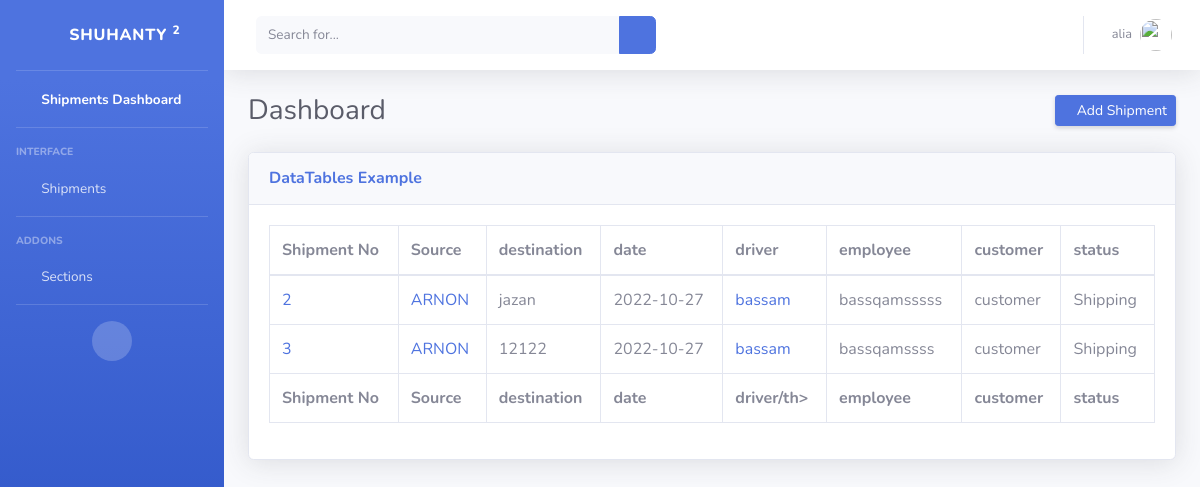
Page /shipments/ (signed in) on the earlier database version.
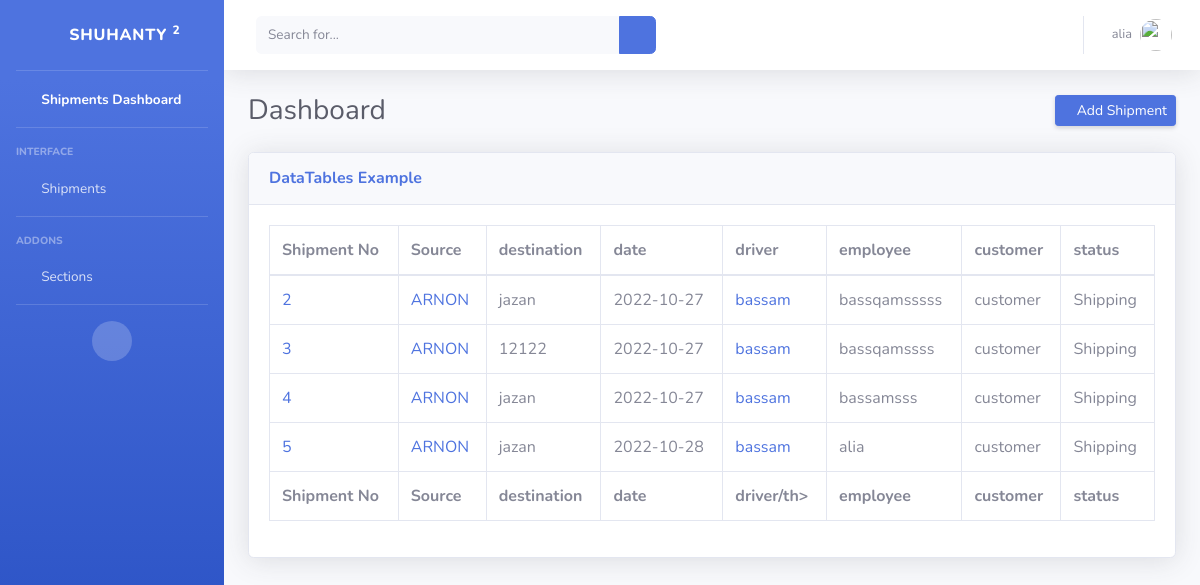
Same page on the later database version.
### shipments/models.py (models this page shows, shortened)
class ShipmentModel(models.Model):
    Shipment_id = models.BigAutoField(primary_key=True)
    driver = models.ForeignKey(DriverModel, on_delete=models.CASCADE)
    company = models.ForeignKey(CompanyModel, on_delete=models.CASCADE, null=True)
    destination =  models.CharField(max_length=225,  help_text=' الوجهة')
    source =  models.CharField(max_length=225,  default='' , help_text=' المصدر')
    amount =  models.CharField(max_length=225,  help_text=' الاجرة')
    employee =  models.ForeignKey(User, on_delete=models.CASCADE)
    date = models.DateTimeField(default=timezone.now)
    updated_at = models.DateTimeField(auto_now=True)
    delivery_number = models.IntegerField()
    SHIPPING = 'Shipping'
    DELIVERY = 'Delivery'
    PAYTRIP = 'Pay_trip'
    shipment_status =[
        (SHIPPING, 'Shipping'),
        (DELIVERY,'Delivery'),
        (PAYTRIP,'Pay Trip'),
    ]
    status = models.CharField(max_length=10, default=SHIPPING, help_text='حالة الشحنة')

### companies/models.py (models this page shows, shortened)
class CompanyModel(models.Model):
    company_name = models.CharField(max_length=225,  help_text='اسم الشركة')
    company_id = models.BigAutoField(primary_key=True)
    company_city = models.CharField(max_length=225,  default='Dammam',help_text='مقر الشركة')
    charging_area = models.CharField( max_length=225, default='Jeddah', help_text='منطقة الشحن ')

### drivers/models.py (models this page shows, shortened)
class DriverModel(models.Model):
    driver_id = models.BigAutoField(primary_key=True)
    driver_name = models.CharField(max_length=225,  help_text='اسم السائق')
    Saudi_Arabia = 'Saudi'
    YEMEN = 'Yemeni'
    Syria = 'Syrian'
    Egypt = 'Egypt'
    Afghanistan = 'Afghanistan'
    Pakistan = 'Pakistani'
    Jordan = 'Jordanian'
    India = 'Indian'
    Other = 'other'
    countrys = [
        (Saudi_Arabia, 'Saudi'),
        (YEMEN, 'Yemeni'),
        (Syria, 'Syrian'),
        (Egypt, 'Egypt'),
        (Afghanistan, 'Afghanistan'),
        (Pakistan, 'Pakistani'),
        (Jordan, 'Jordanian'),
        (India, 'Indian'),
        (Other, 'other')
    ]
    driver_nationality = models.CharField(
        max_length=20, choices=countrys, default=Other,  help_text='جنسية السائق')
    driver_phone_number = models.CharField(
        max_length=16, help_text='رقم هاتف السائق ')
    Identification_Number = models.CharField(
        max_length=10,  help_text='رقم الهوية/الاقامة')
    truck_plate_number = models.CharField(
        max_length=8,  help_text='رقم لوحة الشاحنة')
    Truck_Reefers = 'Truck_Reefers'
    Truck_Flatbed  = 'Truck_Flatbed'
    Truck_high_sides = 'Truck_high_sides'
    Truck_Curtainsider = 'Truck_Curtainsider'
    lory_Flatbed= 'lory_Flatbed'
    lory_Reefers= 'lory_Reefers'
    dinah_Flatbed= 'dinah_Flatbed'
    dinah_Reefers= 'dinah_Reefers'
    Vehicle = [
        (Truck_Reefers, 'Truck_Reefers'),
        (Truck_Flatbed, 'Truck_Flatbed'),
        (Truck_high_sides, 'Truck_high_sides'),
        (Truck_Curtainsider, 'Truck_Curtainsider'),
        (lory_Flatbed, 'lory_Flatbed'),
        (lory_Reefers, 'lory_Reefers'),
        (dinah_Flatbed, 'dinah_Flatbed'),
        (dinah_Reefers, 'dinah_Reefers'),
    ]
    Vehicle_Type = models.CharField( choices=Vehicle, default=Truck_Flatbed,
        max_length=30, help_text='نوع السيارة(سطحة - جوانب) ....')
    Sequence_Number = models.CharField(
        max_length=30, help_text='الرقم التسلسلي من الاستمارة')
    Owner_car_id_number = models.CharField(
        max_length=10,  help_text='رقم هوية مالك السيارة')
    Identification_photo = models.ImageField(
        upload_to='driver/', null=True, help_text='صورة الهوية/الاقامة ')

### shipments/views.py (the view)
# urls.py: path('shipments/',shipments_list, name='shipments_list' ),
def shipments_list(request):
    shipments = ShipmentModel.objects.all()
    context = {
        'shipments':shipments,
    }
    return render(request, 'shipments/shipments-list.html',context)

### Shuhnaty/templates/shipments/shipments-list.html
{% extends 'base.html' %}
{% block item %}
<div class="d-sm-flex align-items-center justify-content-between mb-4">
    <h1 class="h3 mb-0 text-gray-800">Dashboard</h1>
    <a href="{% url 'shipments_add'%}" class="d-none d-sm-inline-block btn btn-sm btn-primary shadow-sm"><i class="fas fa-download fa-sm text-white-50"></i> Add Shipment </a>
</div>
{% endblock %}
{% block content %}
<div class="card shadow mb-4">
    <div class="card-header py-3">
        <h6 class="m-0 font-weight-bold text-primary">DataTables Example</h6>
    </div>
    <div class="card-body">
        <div class="table-responsive">
            <table class="table table-bordered" id="dataTable" width="100%" cellspacing="0">
                <thead>
                    <tr>
                        <th>Shipment No </th>
                        <th>Source</th>
                        <th>destination</th>
                        <th>date</th>
                        <th>driver</th>
                        <th>employee</th>
                        <th>customer</th>
                        <th>status</th>
                    </tr>
                </thead>
                <tfoot>
                    <tr>
                        <th>Shipment No </th>
                        <th>Source</th>
                        <th>destination</th>
                        <th>date</th>
                        <th>driver/th>
                        <th>employee</th>
                        <th>customer</th>
                        <th>status</th>
                    </tr>
                </tfoot>
                <tbody>
                    {% for shipmen in shipments %}
                    <tr>
                        <td>
                            <a href="{% url 'shipments_details' pk=shipmen.Shipment_id %}">{{ shipmen.Shipment_id }}</a>
                        </td>
                        <td>
                            <a href="{% url 'company_details' shipmen.company.pk %}">{{ shipmen.company.company_name }}</a>
                        </td>
                        <td>{{ shipmen.destination }}</td>
                        <td>{{ shipmen.date|date:'Y-m-d' }}</td>
                        <td>
                            <a href="{% url 'driver_details' shipmen.driver.pk %}">
                                {{ shipmen.driver.driver_name }}
                            </a>
                        </td>
                        <td>{{ shipmen.employee.username }}</td>
                        <td>customer </td>
                        <td>{{ shipmen.status }}</td>
                    </tr>
                    {% endfor %}
                </tbody>
            </table>
        </div>
    </div>
</div>
{% endblock %}

Differences in the rows shown:
added ShipmentModel: Shipment_id "4", company.company_name "ARNON", destination "jazan", date "2022-10-27", driver.driver_name "bassam", employee.username "bassamsss", status "Shipping"
added ShipmentModel: Shipment_id "5", company.company_name "ARNON", destination "jazan", date "2022-10-28", driver.driver_name "bassam", employee.username "alia", status "Shipping"
